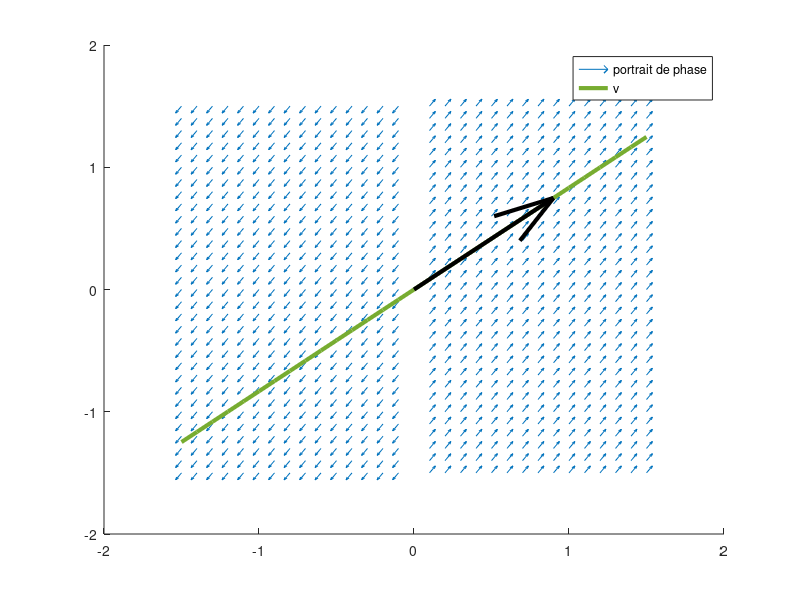
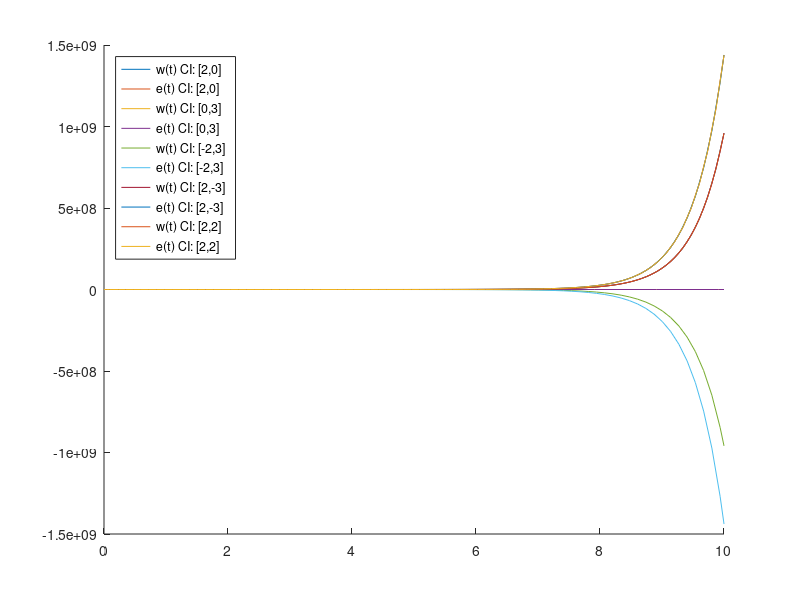

MATLAB code for these plots, in order:
#CHICA COBO Sofia 518664 - PHAM Dang Phi L. 482207

figure(1)
hold on ;
function vecteurs_propres(A, intervalle)
    # Chaque vecteur propre se trouve dans une ligne de la matrice V.
    [V,L] = eig(A);
    eigenvector_2 = (V(2,2)/V(2,1)) * intervalle;
    plot(intervalle, eigenvector_2,"linewidth",3);

    if L(2, 2) > 0
        quiver(0, 0, V(2, 1), V(2, 2), "color", "k", "linewidth", 3);
    else
        quiver(V(2, 1), V(2, 2), -V(2, 1), -V(2, 2), "color", "k", "linewidth", 2);
    end
endfunction

function vecteurs_vitesse(A, intervalle)
    hold on
    # On définit une grille de points dont les coordonnées sont dans (x1, x2)
    [x1,x2] = meshgrid(intervalle);
    
    # On calcule le vecteur vitesse pour chaque point de la grille
    x1_values = A(1,1)*x1 + A(1,2)*x2;
    x2_values = A(2,1)*x1 + A(2,2)*x2;  
    
    # On normalise des valeurs pour la représentation graphique
    norms=sqrt(x1_values.^2+x2_values.^2);
    x1_normalized = x1_values ./ norms; # Element-wise division
    x2_normalized = x2_values ./norms;

    # Et on dessine les vecteurs avec la fonction `quiver`
    vector_scale = .5;
    quiver(x1,x2,x1_normalized,x2_normalized, vector_scale);
endfunction

A = [2 0;3 0];
line_range =-1.5:0.1:1.5; # On va plot de -1.5 jusqu'à 1.5
vecteurs_vitesse(A, line_range);
vecteurs_propres(A, line_range);
legend("portrait de phase", "v");
hold off; # Montrer l'image

# Figure 2: trajectoires e(t), w(t) avec 5 conditions initiales
figure(2);
hold on;
x1dot = @(t, x) A(1,1)*x(1)+A(1,2)*x(2);
x2dot = @(t, x) A(2,1)*x(1)+A(2,2)*x(2);
xdot = @(t,x) [x1dot(t, x);x2dot(t, x)];
[t1,x1] = ode23(xdot, [0, 10], [2, 0]);
[t2,x2] = ode23(xdot, [0, 10], [0, 3]);
[t3,x3] = ode23(xdot, [0, 10], [-2, 3]);
[t4,x4] = ode23(xdot, [0, 10], [2, -3]);
[t5,x5] = ode23(xdot, [0, 10], [2, 2]);

plot(t1,x1);
plot(t2,x2);
plot(t3,x3);
plot(t4,x4);
plot(t5,x5);

legend(
 "w(t) CI: [2,0]","e(t) CI: [2,0]",
 "w(t) CI: [0,3]","e(t) CI: [0,3]",
 "w(t) CI: [-2,3]","e(t) CI: [-2,3]",
 "w(t) CI: [2,-3]","e(t) CI: [2,-3]",
 "w(t) CI: [2,2]","e(t) CI: [2,2]",
 "location","northwest");
hold off;